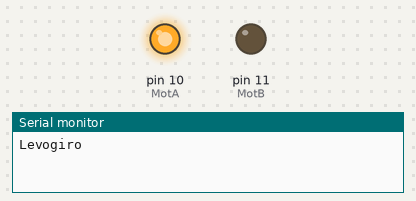
The sketch below on a simulated Arduino Uno, built with avr-gcc and run on an emulated ATmega328P. Shown: output pins drawn as LEDs (lit = HIGH), the last lines printed to the serial monitor.

Above: at 0.5 s.
At 1.5 s:
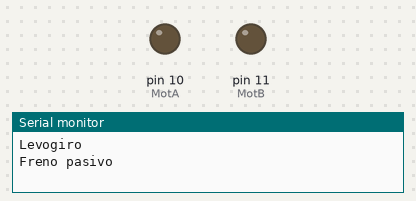
At 2.5 s:
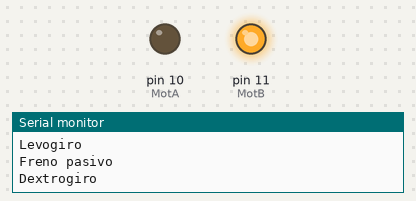
At 3.5 s:
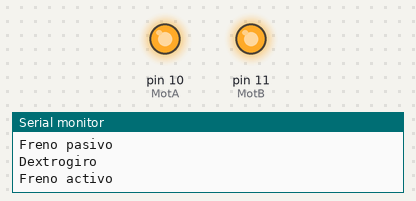
Timing chart, 0 to 5.2 s (numbered marks = the images above):
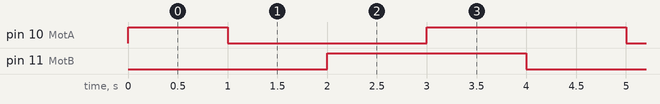

Measured:
- by itself, pin 10 (MotA): repeats every 4.0 s: LOW 2.0 s, HIGH 2.0 s
- by itself, pin 11 (MotB): alternates HIGH for 2.0 s and LOW for 2.0 s
- by itself, everything shown: repeats every 4.0 s, in 4 steps

The sketch:

P5A1-PruebaPuenteH.ino
```cpp
#define MotA 10
#define MotB 11

int dato;

void setup() {
  pinMode(MotA, OUTPUT);
  pinMode(MotB, OUTPUT);
  Serial.begin(9600);
}

void loop() {
  //Estado 1
  digitalWrite(MotA, 1);
  digitalWrite(MotB, 0);
  Serial.println("Levogiro");
  delay(1000);

  //Estado 2
  digitalWrite(MotA, 0);
  digitalWrite(MotB, 0);
  Serial.println("Freno pasivo");
  delay(1000);

  //Estado 3
  digitalWrite(MotA, 0);
  digitalWrite(MotB, 1);
  Serial.println("Dextrogiro");
  delay(1000);

  //Estado 4
  digitalWrite(MotA, 1);
  digitalWrite(MotB, 1);
  Serial.println("Freno activo");
  delay(1000);
}
```
